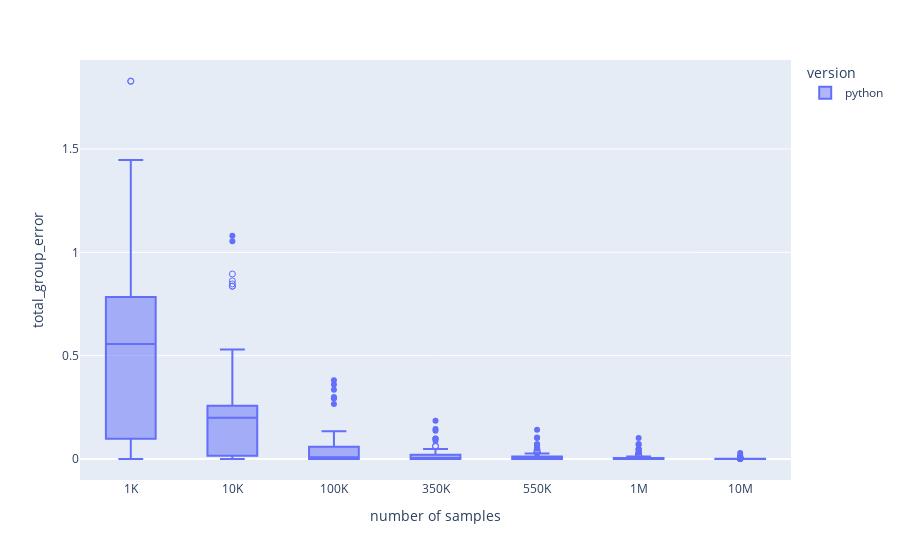

Here is the notebook cell this chart was saved with:
### Code cell
fig = px.box(error_df, x="run_size_log", y="total_group_error", color='version',
             points='suspectedoutliers')
fig.update_layout(xaxis_title='number of samples')
fig.show()

### Figure 1 — Plotly figure (JSON) as saved in the notebook; plotly's stock layout.template omitted (floating-point values rounded to 4 significant figures; data arrays with more than 128 entries replaced by an {"elided": "..."} marker saying what was removed)
{"data": [{"alignmentgroup": "True", "boxpoints": "suspectedoutliers", "hovertemplate": "version=python<br>run=%{x}<br>total_group_error=%{y}<extra></extra>", "legendgroup": "python", "marker": {"color": "#636efa"}, "name": "python", "notched": false, "offsetgroup": "python", "orientation": "v", "showlegend": true, "type": "box", "x": {"elided": "931 str values"}, "x0": " ", "xaxis": "x", "y": {"elided": "931 float values"}, "y0": " ", "yaxis": "y"}], "layout": {"boxmode": "group", "legend": {"title": {"text": "version"}, "tracegroupgap": 0}, "margin": {"t": 60}, "xaxis": {"anchor": "y", "domain": [0, 1], "title": {"text": "number of samples"}}, "yaxis": {"anchor": "x", "domain": [0, 1], "title": {"text": "total_group_error"}}}}
